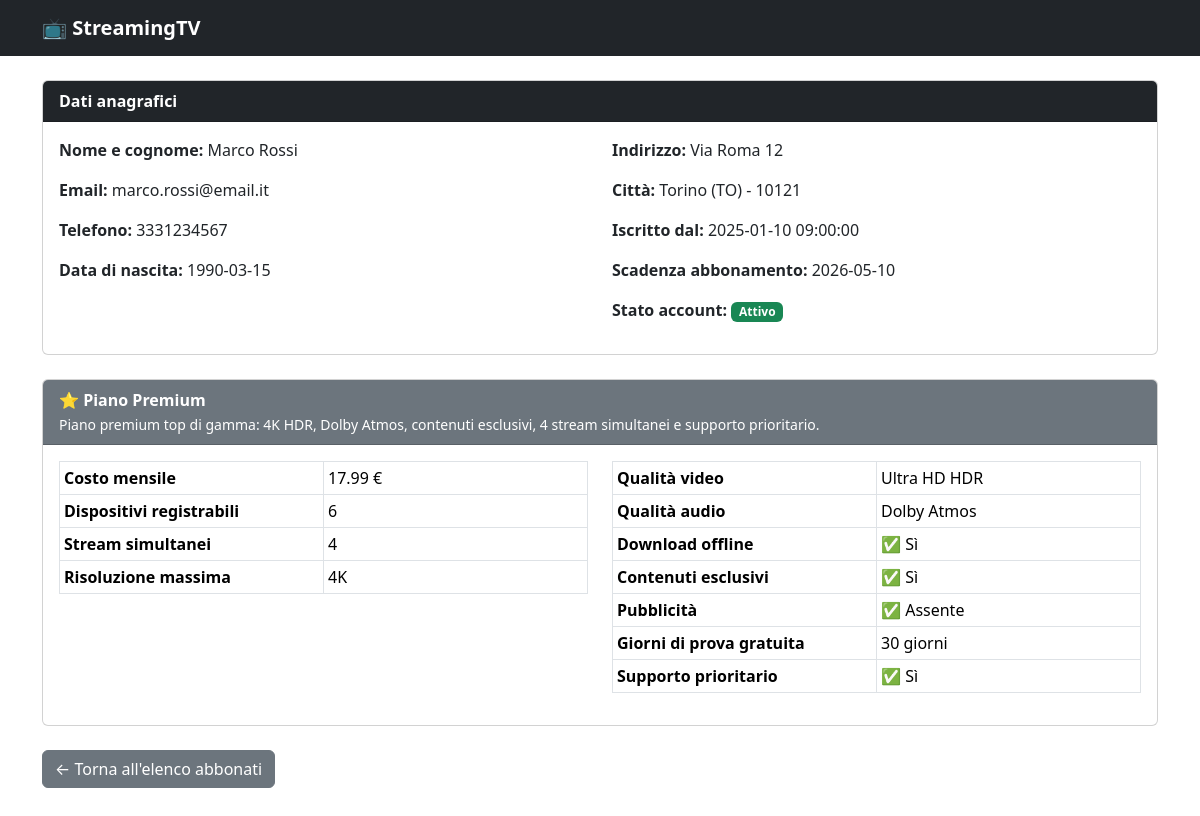
Page /Es06_Esercitazione/dettaglio.php?id=1 on the committed database.
### tables this page shows
CREATE TABLE utenti (
    id              INT         UNSIGNED AUTO_INCREMENT PRIMARY KEY,
    nome            VARCHAR(50) NOT NULL,
    cognome         VARCHAR(50) NOT NULL,
    email           VARCHAR(100) NOT NULL UNIQUE,
    password_hash   VARCHAR(255) NOT NULL COMMENT 'Hash bcrypt della password',
    telefono        VARCHAR(20),
    data_nascita    DATE        NOT NULL,
    indirizzo       VARCHAR(150),
    citta           VARCHAR(80),
    cap             CHAR(5),
    provincia       CHAR(2),
    id_abbonamento  INT         UNSIGNED NOT NULL,
    data_iscrizione DATETIME    NOT NULL DEFAULT CURRENT_TIMESTAMP,
    scadenza_abbonamento DATE   NOT NULL COMMENT 'Data di prossimo rinnovo',
    attivo          BOOLEAN     NOT NULL DEFAULT TRUE,
    CONSTRAINT fk_utenti_abbonamenti
        FOREIGN KEY (id_abbonamento) REFERENCES abbonamenti(id)
        ON UPDATE CASCADE ON DELETE RESTRICT
);

CREATE TABLE abbonamenti (
    id                  INT             UNSIGNED AUTO_INCREMENT PRIMARY KEY,
    tipo                ENUM('base','standard','premium') NOT NULL,
    costo_mensile       DECIMAL(6,2)    NOT NULL COMMENT 'Prezzo mensile in euro',
    numero_dispositivi  TINYINT         UNSIGNED NOT NULL COMMENT 'Dispositivi registrabili sull account',
    schermi_simultanei  TINYINT         UNSIGNED NOT NULL COMMENT 'Stream contemporanei',
    risoluzione_massima VARCHAR(10)     NOT NULL COMMENT 'Es: 480p, 1080p, 4K',
    qualita_video       VARCHAR(30)     NOT NULL COMMENT 'Es: SD, Full HD, Ultra HD HDR',
    qualita_audio       VARCHAR(30)     NOT NULL COMMENT 'Es: Stereo, Dolby Atmos',
    download_offline    BOOLEAN         NOT NULL DEFAULT FALSE COMMENT 'Possibilita di scaricare contenuti',
    contenuti_esclusivi BOOLEAN         NOT NULL DEFAULT FALSE COMMENT 'Accesso a originals ed esclusive',
    pubblicita          BOOLEAN         NOT NULL DEFAULT TRUE  COMMENT 'Presenza di annunci pubblicitari',
    periodo_prova_giorni TINYINT        UNSIGNED NOT NULL DEFAULT 0 COMMENT 'Giorni di prova gratuita',
    supporto_prioritario BOOLEAN        NOT NULL DEFAULT FALSE COMMENT 'Supporto clienti dedicato',
    descrizione         TEXT            COMMENT 'Descrizione del piano',
    creato_il           DATETIME        NOT NULL DEFAULT CURRENT_TIMESTAMP
);

### Es06_Esercitazione/dettaglio.php (the view, shortened to what this page needs)
<?php
$id_utente = intval($_GET["id"]);
$con = mysqli_connect("localhost", "root", "", "4e_streaming_tv");
$sql = "SELECT
            u.*,u.id AS id_utente,
            a.*
        FROM utenti AS u
        JOIN abbonamenti AS a ON u.id_abbonamento = a.id
        WHERE u.id = $id_utente";
$rs = $con->query($sql);
$row = $rs->fetch_assoc();
?>
<!DOCTYPE html>
<html lang="it">
<head>
    <link rel="stylesheet" href="bootstrap.css">
</head>
<body>
<nav class="navbar navbar-dark bg-dark">
    <div class="container">
        <span class="navbar-brand fw-bold">📺 StreamingTV</span>
    </div>
</nav>
<div class="container mt-4">
    <div class="card mb-4">
        <div class="card-header bg-dark text-white">
            <strong>Dati anagrafici</strong>
        </div>
        <div class="card-body">
            <div class="row">
                <div class="col-6">
                    <p>
                        <strong>Nome e cognome:</strong>
                       <?= $row["nome"] . " " . $row["cognome"] ?>
                    </p>
                    <p>
                        <strong>Email:</strong>
                        <?= $row["email"] ?>
                    </p>
                    <p>
                        <strong>Telefono:</strong>
                        <?= $row["telefono"] ?>
                    </p>
                    <p>
                        <strong>Data di nascita:</strong>
                        <?= $row["data_nascita"] ?>
                    </p>
                </div>
                <div class="col-6">
                    <p>
                        <strong>Indirizzo:</strong>
                        <?= $row["indirizzo"] ?>
                    </p>
                    <p>
                        <strong>Città:</strong>
                        <?= $row["citta"] . " (" . $row["provincia"] . ")"  . " - " . $row["cap"] ?>
                    </p>
                    <p>
                        <strong>Iscritto dal:</strong>
                        <?= $row["data_iscrizione"] ?>
                    </p>
                    <p>
                        <strong>Scadenza abbonamento:</strong>
                        <?= $row["scadenza_abbonamento"] ?>
                    </p>
                    <p>
                        <strong>Stato account:</strong>
                        <?php
                        if ($row["attivo"] == 1) {
                            echo '<span class="badge bg-success">Attivo</span>';
                        } else {
                            echo '<span class="badge bg-danger">Inattivo</span>';
                        }
                        ?>
                    </p>
                </div>
            </div>
        </div>
    </div>
    <?php
    if ($row["tipo"] == "premium") {
        $icona = "⭐";
    } elseif ($row["tipo"] == "standard") {
        $icona = "🥈";
    } else {
        $icona = "⚫";
    }
    ?>
    <div class="card mb-4">
        <div class="card-header bg-secondary text-white">
            <strong><?= $icona . " Piano " . ucfirst($row["tipo"]) ?></strong>
            <br>
            <small><?= $row["descrizione"] ?></small>
        </div>
        <div class="card-body">
            <div class="row">
                <div class="col-6">
                    <table class="table table-sm table-bordered">
                        <tr>
                            <td class="label-col">Costo mensile</td>
                            <td><?= $row["costo_mensile"] ?> €</td>
                        </tr>
                        <tr>
                            <td class="label-col">Dispositivi registrabili</td>
                            <td><?= $row["numero_dispositivi"] ?></td>
                        </tr>
                        <tr>
                            <td class="label-col">Stream simultanei</td>
                            <td><?= $row["schermi_simultanei"] ?></td>
                        </tr>
                        <tr>
                            <td class="label-col">Risoluzione massima</td>
                            <td><?= $row["risoluzione_massima"] ?></td>
                        </tr>
                    </table>
                </div>
                <div class="col-6">
                    <table class="table table-sm table-bordered">
                        <tr>
                            <td class="label-col">Qualità video</td>
                            <td><?= $row["qualita_video"] ?></td>
                        </tr>
                        <tr>
                            <td class="label-col">Qualità audio</td>
                            <td><?= $row["qualita_audio"] ?></td>
                        </tr>
                        <tr>
                            <td class="label-col">Download offline</td>
                            <td><?= $row["download_offline"] ? "✅ Sì" : "❌ No" ?></td>
                        </tr>
                        <tr>
                            <td class="label-col">Contenuti esclusivi</td>
                            <td><?= $row["contenuti_esclusivi"] ? "✅ Sì" : "❌ No" ?></td>
                        </tr>
                        <tr>
                            <td class="label-col">Pubblicità</td>
                            <td><?= $row["pubblicita"] ? "❌ Presente" : "✅ Assente" ?></td>
                        </tr>
                        <tr>
                            <td class="label-col">Giorni di prova gratuita</td>
                            <td><?= $row["periodo_prova_giorni"] ?> giorni</td>
                        </tr>
                        <tr>
                            <td class="label-col">Supporto prioritario</td>
                            <td><?= $row["supporto_prioritario"] ? "✅ Sì" : "❌ No" ?></td>
                        </tr>
                    </table>
                </div>
            </div>
        </div>
    </div>
    <div class="mb-5">
        <form action="index.php" method="POST">
            <button type="submit" class="btn btn-secondary">
                ← Torna all'elenco abbonati
            </button>
        </form>
    </div>
</div>
</body>
</html>

### Es06_Esercitazione/dettaglio.php (style rules this page uses)
.label-col { font-weight: bold; width: 50%; }

### rows in the picture
utenti: nome "Marco", cognome "Rossi", email "marco.rossi@email.it", telefono "3331234567", data_nascita "1990-03-15", indirizzo "Via Roma 12", citta "Torino", provincia "TO", cap "10121", data_iscrizione "2025-01-10 09:00:00", scadenza_abbonamento "2026-05-10", id_abbonamento.tipo "⭐", id_abbonamento.tipo "Premium", id_abbonamento.descrizione "Piano premium top di gamma: 4K HDR, Dolby Atmos, contenuti esclusivi, 4 stream simultanei e supporto prioritario.", id_abbonamento.costo_mensile "17.99", id_abbonamento.numero_dispositivi "6", id_abbonamento.schermi_simultanei "4", id_abbonamento.risoluzione_massima "4K", id_abbonamento.qualita_video "Ultra HD HDR", id_abbonamento.qualita_audio "Dolby Atmos", id_abbonamento.periodo_prova_giorni "30"
